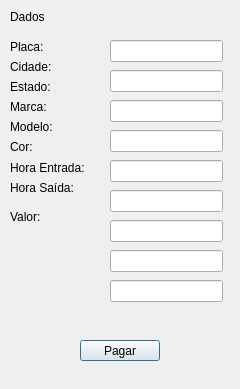
<?xml version="1.0" encoding="UTF-8"?>
<ui version="4.0">
 <class>Pagamento</class>
 <widget class="QDialog" name="Pagamento">
  <property name="geometry">
   <rect>
    <x>0</x>
    <y>0</y>
    <width>240</width>
    <height>389</height>
   </rect>
  </property>
  <property name="windowTitle">
   <string>Pagamento</string>
  </property>
  <widget class="QLabel" name="lblPagarDados">
   <property name="geometry">
    <rect>
     <x>10</x>
     <y>10</y>
     <width>52</width>
     <height>14</height>
    </rect>
   </property>
   <property name="text">
    <string>Dados</string>
   </property>
  </widget>
  <widget class="QLabel" name="lblPagarPlaca">
   <property name="geometry">
    <rect>
     <x>10</x>
     <y>40</y>
     <width>52</width>
     <height>14</height>
    </rect>
   </property>
   <property name="text">
    <string>Placa:</string>
   </property>
  </widget>
  <widget class="QLabel" name="lblPagarMarca">
   <property name="geometry">
    <rect>
     <x>10</x>
     <y>100</y>
     <width>52</width>
     <height>14</height>
    </rect>
   </property>
   <property name="text">
    <string>Marca:</string>
   </property>
  </widget>
  <widget class="QLabel" name="lblPagarModelo">
   <property name="geometry">
    <rect>
     <x>10</x>
     <y>120</y>
     <width>52</width>
     <height>14</height>
    </rect>
   </property>
   <property name="text">
    <string>Modelo:</string>
   </property>
  </widget>
  <widget class="QLabel" name="lblPagarCor">
   <property name="geometry">
    <rect>
     <x>10</x>
     <y>140</y>
     <width>52</width>
     <height>14</height>
    </rect>
   </property>
   <property name="text">
    <string>Cor:</string>
   </property>
  </widget>
  <widget class="QLabel" name="lblPagarEntrada">
   <property name="geometry">
    <rect>
     <x>10</x>
     <y>160</y>
     <width>81</width>
     <height>16</height>
    </rect>
   </property>
   <property name="text">
    <string>Hora Entrada:</string>
   </property>
  </widget>
  <widget class="QLabel" name="lblValor">
   <property name="geometry">
    <rect>
     <x>10</x>
     <y>210</y>
     <width>52</width>
     <height>14</height>
    </rect>
   </property>
   <property name="text">
    <string>Valor:</string>
   </property>
  </widget>
  <widget class="QPushButton" name="btnPagar">
   <property name="geometry">
    <rect>
     <x>80</x>
     <y>340</y>
     <width>80</width>
     <height>21</height>
    </rect>
   </property>
   <property name="text">
    <string>Pagar</string>
   </property>
  </widget>
  <widget class="QLabel" name="lblPagarSaida">
   <property name="geometry">
    <rect>
     <x>10</x>
     <y>180</y>
     <width>81</width>
     <height>16</height>
    </rect>
   </property>
   <property name="text">
    <string>Hora Saída:</string>
   </property>
  </widget>
  <widget class="QLabel" name="lblPagarCidade">
   <property name="geometry">
    <rect>
     <x>10</x>
     <y>60</y>
     <width>52</width>
     <height>14</height>
    </rect>
   </property>
   <property name="text">
    <string>Cidade:</string>
   </property>
  </widget>
  <widget class="QLabel" name="lblPagarEstado">
   <property name="geometry">
    <rect>
     <x>10</x>
     <y>80</y>
     <width>52</width>
     <height>14</height>
    </rect>
   </property>
   <property name="text">
    <string>Estado:</string>
   </property>
  </widget>
  <widget class="QLineEdit" name="lineEdit">
   <property name="geometry">
    <rect>
     <x>110</x>
     <y>40</y>
     <width>113</width>
     <height>22</height>
    </rect>
   </property>
  </widget>
  <widget class="QLineEdit" name="lineEdit_2">
   <property name="geometry">
    <rect>
     <x>110</x>
     <y>70</y>
     <width>113</width>
     <height>22</height>
    </rect>
   </property>
  </widget>
  <widget class="QLineEdit" name="lineEdit_3">
   <property name="geometry">
    <rect>
     <x>110</x>
     <y>100</y>
     <width>113</width>
     <height>22</height>
    </rect>
   </property>
  </widget>
  <widget class="QLineEdit" name="lineEdit_4">
   <property name="geometry">
    <rect>
     <x>110</x>
     <y>130</y>
     <width>113</width>
     <height>22</height>
    </rect>
   </property>
  </widget>
  <widget class="QLineEdit" name="lineEdit_5">
   <property name="geometry">
    <rect>
     <x>110</x>
     <y>160</y>
     <width>113</width>
     <height>22</height>
    </rect>
   </property>
  </widget>
  <widget class="QLineEdit" name="lineEdit_6">
   <property name="geometry">
    <rect>
     <x>110</x>
     <y>190</y>
     <width>113</width>
     <height>22</height>
    </rect>
   </property>
  </widget>
  <widget class="QLineEdit" name="lineEdit_7">
   <property name="geometry">
    <rect>
     <x>110</x>
     <y>220</y>
     <width>113</width>
     <height>22</height>
    </rect>
   </property>
  </widget>
  <widget class="QLineEdit" name="lineEdit_8">
   <property name="geometry">
    <rect>
     <x>110</x>
     <y>250</y>
     <width>113</width>
     <height>22</height>
    </rect>
   </property>
  </widget>
  <widget class="QLineEdit" name="lineEdit_9">
   <property name="geometry">
    <rect>
     <x>110</x>
     <y>280</y>
     <width>113</width>
     <height>22</height>
    </rect>
   </property>
  </widget>
 </widget>
 <resources/>
 <connections/>
</ui>
